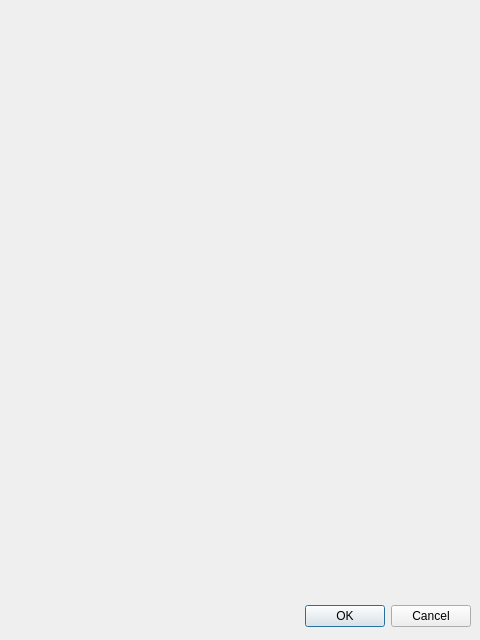
<ui version="4.0">
 <class>addWidged</class>
 <widget class="QDialog" name="addWidged">
  <property name="geometry">
   <rect>
    <x>0</x>
    <y>0</y>
    <width>480</width>
    <height>640</height>
   </rect>
  </property>
  <property name="windowTitle">
   <string>Dialog</string>
  </property>
  <widget class="QDialogButtonBox" name="buttonBox">
   <property name="geometry">
    <rect>
     <x>10</x>
     <y>600</y>
     <width>461</width>
     <height>32</height>
    </rect>
   </property>
   <property name="orientation">
    <enum>Qt::Horizontal</enum>
   </property>
   <property name="standardButtons">
    <set>QDialogButtonBox::Cancel|QDialogButtonBox::Ok</set>
   </property>
  </widget>
 </widget>
 <resources/>
 <connections>
  <connection>
   <sender>buttonBox</sender>
   <signal>accepted()</signal>
   <receiver>addWidged</receiver>
   <slot>accept()</slot>
   <hints>
    <hint type="sourcelabel">
     <x>248</x>
     <y>254</y>
    </hint>
    <hint type="destinationlabel">
     <x>157</x>
     <y>274</y>
    </hint>
   </hints>
  </connection>
  <connection>
   <sender>buttonBox</sender>
   <signal>rejected()</signal>
   <receiver>addWidged</receiver>
   <slot>reject()</slot>
   <hints>
    <hint type="sourcelabel">
     <x>316</x>
     <y>260</y>
    </hint>
    <hint type="destinationlabel">
     <x>286</x>
     <y>274</y>
    </hint>
   </hints>
  </connection>
 </connections>
</ui>
